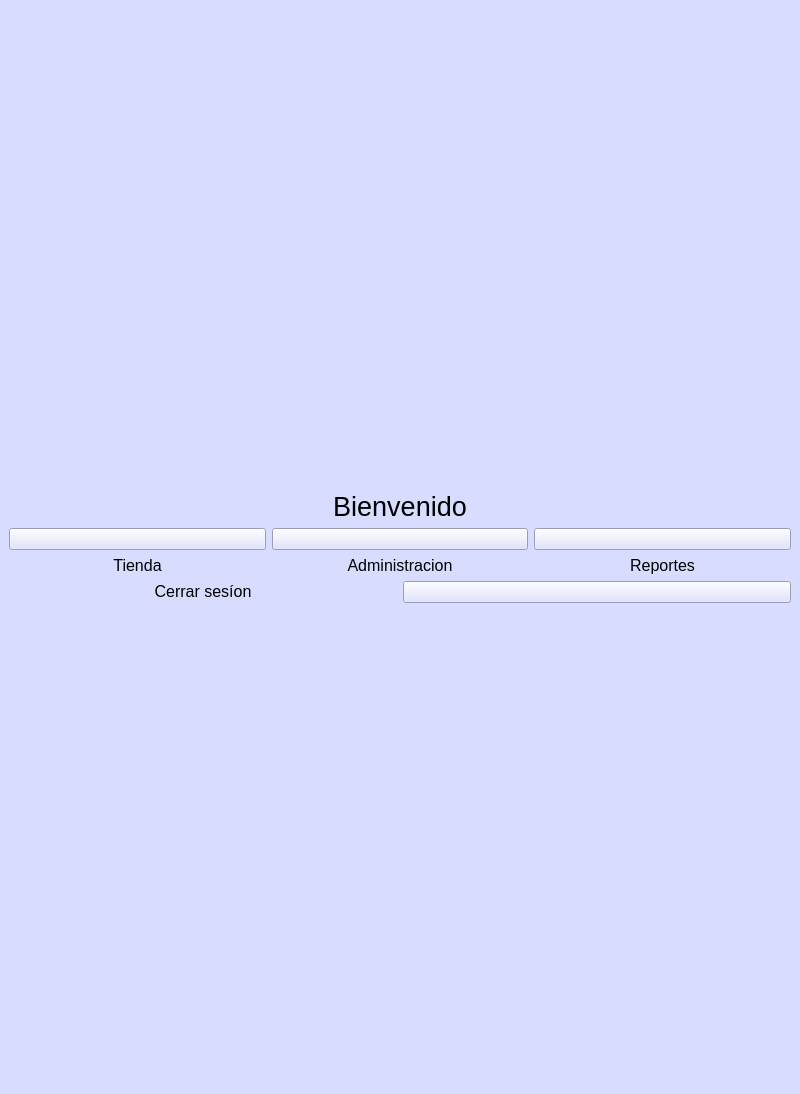
<?xml version="1.0" encoding="UTF-8"?>
<ui version="4.0">
 <class>MainWindow</class>
 <widget class="QMainWindow" name="MainWindow">
  <property name="geometry">
   <rect>
    <x>0</x>
    <y>0</y>
    <width>800</width>
    <height>1094</height>
   </rect>
  </property>
  <property name="windowTitle">
   <string>MainWindow</string>
  </property>
  <property name="styleSheet">
   <string notr="true">background-color: rgb(216, 220, 255);</string>
  </property>
  <widget class="QWidget" name="centralwidget">
   <layout class="QVBoxLayout" name="verticalLayout_5">
    <item>
     <spacer name="verticalSpacer_2">
      <property name="orientation">
       <enum>Qt::Vertical</enum>
      </property>
      <property name="sizeHint" stdset="0">
       <size>
        <width>20</width>
        <height>467</height>
       </size>
      </property>
     </spacer>
    </item>
    <item>
     <layout class="QVBoxLayout" name="verticalLayout">
      <item>
       <widget class="QLabel" name="label">
        <property name="text">
         <string>&lt;html&gt;&lt;head/&gt;&lt;body&gt;&lt;p align=&quot;center&quot;&gt;&lt;span style=&quot; font-size:20pt;&quot;&gt;Bienvenido&lt;/span&gt;&lt;/p&gt;&lt;/body&gt;&lt;/html&gt;</string>
        </property>
       </widget>
      </item>
     </layout>
    </item>
    <item>
     <layout class="QHBoxLayout" name="l_botones">
      <item>
       <layout class="QVBoxLayout" name="verticalLayout_4">
        <item>
         <widget class="QPushButton" name="b_tienda">
          <property name="text">
           <string/>
          </property>
          <property name="icon">
           <iconset>
            <normaloff>../../images/paper-bag_8949159.png</normaloff>../../images/paper-bag_8949159.png</iconset>
          </property>
          <property name="iconSize">
           <size>
            <width>50</width>
            <height>50</height>
           </size>
          </property>
         </widget>
        </item>
        <item>
         <widget class="QLabel" name="tienda">
          <property name="text">
           <string>&lt;html&gt;&lt;head/&gt;&lt;body&gt;&lt;p align=&quot;center&quot;&gt;&lt;span style=&quot; font-size:12pt;&quot;&gt;Tienda&lt;/span&gt;&lt;/p&gt;&lt;/body&gt;&lt;/html&gt;</string>
          </property>
         </widget>
        </item>
       </layout>
      </item>
      <item>
       <layout class="QVBoxLayout" name="verticalLayout_2">
        <item>
         <widget class="QPushButton" name="b_adminstracion">
          <property name="text">
           <string/>
          </property>
          <property name="icon">
           <iconset>
            <normaloff>../../images/setting_7874339.png</normaloff>../../images/setting_7874339.png</iconset>
          </property>
          <property name="iconSize">
           <size>
            <width>50</width>
            <height>50</height>
           </size>
          </property>
         </widget>
        </item>
        <item>
         <widget class="QLabel" name="administracion">
          <property name="text">
           <string>&lt;html&gt;&lt;head/&gt;&lt;body&gt;&lt;p align=&quot;center&quot;&gt;&lt;span style=&quot; font-size:12pt;&quot;&gt;Administracion&lt;/span&gt;&lt;/p&gt;&lt;/body&gt;&lt;/html&gt;</string>
          </property>
         </widget>
        </item>
       </layout>
      </item>
      <item>
       <layout class="QVBoxLayout" name="verticalLayout_3">
        <item>
         <widget class="QPushButton" name="b_reportes">
          <property name="text">
           <string/>
          </property>
          <property name="icon">
           <iconset>
            <normaloff>../../images/business_16503868.png</normaloff>../../images/business_16503868.png</iconset>
          </property>
          <property name="iconSize">
           <size>
            <width>50</width>
            <height>50</height>
           </size>
          </property>
         </widget>
        </item>
        <item>
         <widget class="QLabel" name="reportes">
          <property name="text">
           <string>&lt;html&gt;&lt;head/&gt;&lt;body&gt;&lt;p align=&quot;center&quot;&gt;&lt;span style=&quot; font-size:12pt;&quot;&gt;Reportes&lt;/span&gt;&lt;/p&gt;&lt;/body&gt;&lt;/html&gt;</string>
          </property>
         </widget>
        </item>
       </layout>
      </item>
     </layout>
    </item>
    <item>
     <layout class="QHBoxLayout" name="e_salida">
      <item>
       <widget class="QLabel" name="label_5">
        <property name="text">
         <string>&lt;html&gt;&lt;head/&gt;&lt;body&gt;&lt;p align=&quot;center&quot;&gt;&lt;span style=&quot; font-size:12pt;&quot;&gt;Cerrar sesíon&lt;/span&gt;&lt;/p&gt;&lt;/body&gt;&lt;/html&gt;</string>
        </property>
       </widget>
      </item>
      <item>
       <widget class="QPushButton" name="b_salir">
        <property name="text">
         <string/>
        </property>
        <property name="icon">
         <iconset>
          <normaloff>../../images/right-arrow_5345996.png</normaloff>../../images/right-arrow_5345996.png</iconset>
        </property>
       </widget>
      </item>
     </layout>
    </item>
    <item>
     <spacer name="verticalSpacer">
      <property name="orientation">
       <enum>Qt::Vertical</enum>
      </property>
      <property name="sizeHint" stdset="0">
       <size>
        <width>20</width>
        <height>467</height>
       </size>
      </property>
     </spacer>
    </item>
   </layout>
  </widget>
 </widget>
 <resources/>
 <connections/>
</ui>
